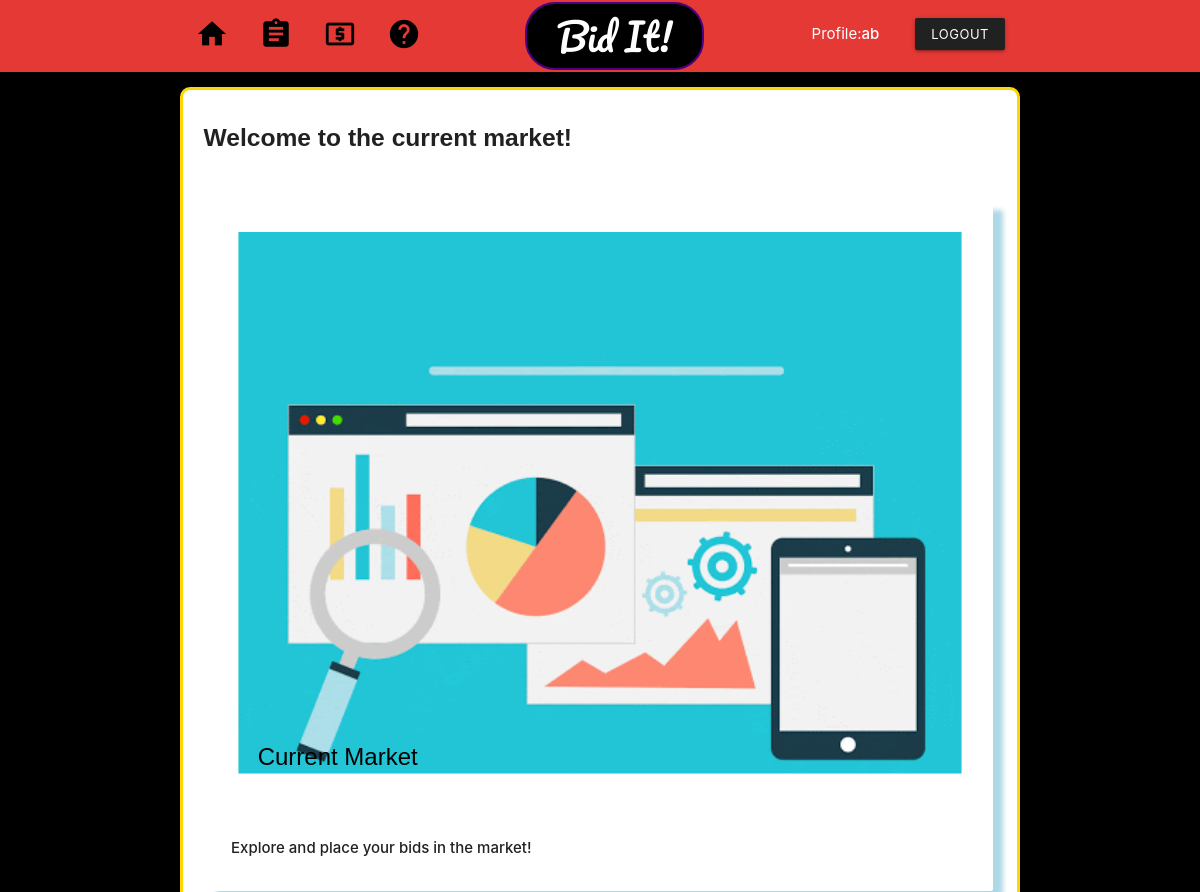
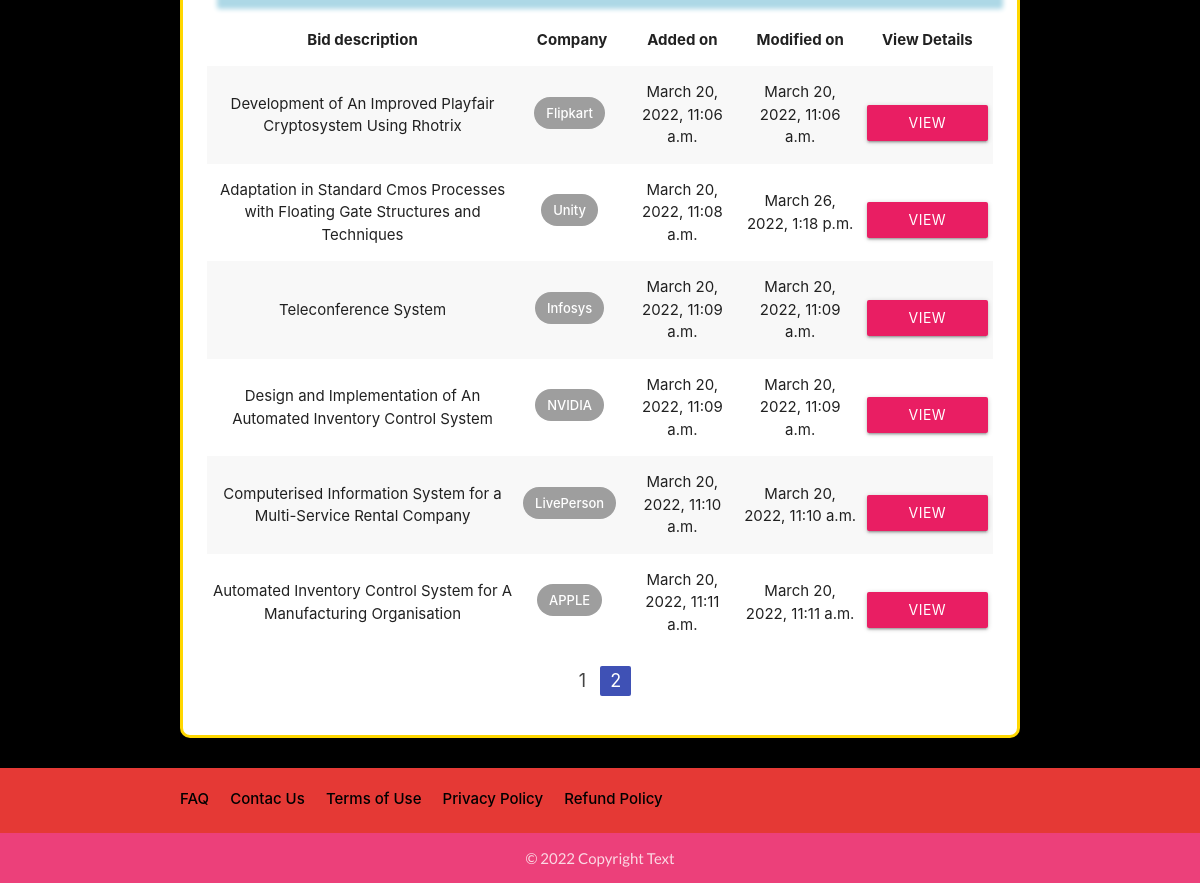
The page /marketplace/?page=2 (signed in) on the database its author committed (2 pictures, top to bottom).
### app/models.py (models this page shows, shortened)
class Placement(models.Model):
    placement_title = models.CharField(max_length=255)
    placement_slug = models.SlugField()
    placement_company = models.ForeignKey(Company, on_delete=models.CASCADE)
    placement_created = models.DateTimeField(auto_now_add=True)
    placement_modified = models.DateTimeField(auto_now=True)

class Company(models.Model):
    company_name = models.CharField(max_length=255)
    company_address = models.CharField(max_length=255)
    company_description = models.TextField(default="There is currently no description available for this company.")
    company_created = models.DateTimeField(auto_now_add=True)
    company_modified = models.DateTimeField(auto_now=True)
    def __str__(self):
        return self.company_name

### app/views.py (the view)
# urls.py: path('marketplace/', views.placements, name='placements'),
@login_required
def placements(request):
    all_placements = Placement.objects.all()
    paginator = Paginator(all_placements, 18)
    page = request.GET.get('page')
    placements = paginator.get_page(page)
    context = {'placements': placements}
    return render(request, 'placements.html', context)

### templates/placements.html (shortened to what this page needs)
{% extends 'base.html' %}
{% block content %}
{% include 'nav.html' %}
{% load static %}
<section class="section">
    <section class="container">
        <div class="card " style="border: 3px solid gold; border-radius: 10px;">
            <br>
            <h5>&nbsp;&nbsp;  Welcome to the current market!</h5>
            <div class="card-content">
                <div class="col s12 m7">
                    <div  class="card" style="box-shadow: 10px 10px 5px lightblue;">
                        <div class="card-image">
                            <img  src="{% static 'graph2.gif' %}">
                            <span class="card-title" style="font-family: Impact, Haettenschweiler, 'Arial Narrow Bold', sans-serif; color: black;">&nbsp; &nbsp;&nbsp;Current Market</span>
                        </div>
                        <div class="card-content">
                            <p><strong>Explore and place your bids in the market!</strong></p>
                        </div>
                    </div>
                </div>
                <table class="striped centered responsive-table">
                    <thead>
                        <tr>
                            <th>Bid description</th>
                            <th>Company</th>
                            <th>Added on</th>
                            <th>Modified on</th>
                            <th>View Details</th>
                        </tr>
                    </thead>
                    <tbody>
                        {%for p in placements %}
                        <tr>
                            <td>{{ p.placement_title }}</td>
                            <td><span class="chip grey white-text">{{ p.placement_company }}</span></td>
                            <td>{{ p.placement_created }}</td>
                            <td>{{ p.placement_modified }}</td>
                            <td><a data-position="right" data-tooltip="Info about bid" href="{% url 'app:placement-detail' p.placement_slug %}" style="margin-top: 1rem;"
                                    class="btn tooltipped btn pink waves-effect waves-orange">View Details<i class="material-icons right">visibility</i></a></td>
                        </tr>
                        {% endfor %}
                    </tbody>
                </table>
                <ul class="pagination center">
                    {% if placements.has_previous %}
                    <li class="waves-effect"><a
                            href="?page={{placements.previous_page_number}}">{{ placements.previous_page_number}}</a>
                    </li>
                    {% endif %}
                    <li class="active indigo"><a href="#!">{{placements.number}}</a></li>
                </ul>
            </div>
        </div>
    </section>
</section>
{% include 'footer.html' %}
{% endblock content %}

### templates/nav.html (shortened to what this page needs)
<nav  >
    <div class="nav-wrapper red darken-1 " style="padding-bottom: 70px; padding-top:2px;">
        <div class="center-align" style="padding-right: 150px;">
            <a style="color:white; font-family: 'Pacifico', cursive; font-size: 250%; background-color: black; border-radius: 30px; border: 2px indigo solid;;" href="" class="brand-logo">&nbsp;&nbsp; Bid It! &nbsp;&nbsp;</a>
        </div>
        <div class="container">
            <ul class="left hide-on-med-and-down">
                <li><a href="{% url 'app:home' %}"><i class="material-icons" style="color:black;font-size: 34px;">home</i></a></li>
                <li><a href="{% url 'app:bid-summary' %}"><i class="material-icons"
                            style="color:black;font-size: 34px;">assignment</i></a></li>
                <li><a href="{% url 'app:placements' %}"><i class="material-icons" style="color:black;font-size: 34px;">local_atm</i></a>
                </li>
                <li><a href="{% url 'app:about' %}"><i class="material-icons" style="color:black;font-size: 34px;">help</i></a></li>
            </ul>
            <ul class="right hide-on-med-and-down">
                {% if user.is_authenticated %}
                <li> Profile:<strong>{{ user.username }}</strong> &nbsp;&nbsp;&nbsp;&nbsp;</li>
                <li><a class="btn-small  waves-orange waves-effect grey darken-4" href="{% url 'app:logout' %}">Logout</a>
                </li>
                {% endif %}
            </ul>
        </div>
    </div>
</nav>

### templates/base.html (style rules this page uses)
p { margin-top: 0.5rem !important; margin-bottom: 0.5rem!important; }
img { margin-top: 1em; padding: 4%; }
h1, h2, h3, h4, h5, h6 { margin-top: .5em !important; font-family: 'Nunito', sans-serif; font-weight: bold; }
body { display: flex; min-height: 100vh; flex-direction: column; }

### rows shown on the page
Placement: placement_title "Development of An Improved Playfair Cryptosystem Using Rhotrix", placement_company "Flipkart", placement_created "March 20, 2022, 11:06 a.m.", placement_modified "March 20, 2022, 11:06 a.m."
Placement: placement_title "Adaptation in Standard Cmos Processes with Floating Gate Structures and Techniques", placement_company "Unity", placement_created "March 20, 2022, 11:08 a.m.", placement_modified "March 26, 2022, 1:18 p.m."
Placement: placement_title "Teleconference System", placement_company "Infosys", placement_created "March 20, 2022, 11:09 a.m.", placement_modified "March 20, 2022, 11:09 a.m."
Placement: placement_title "Design and Implementation of An Automated Inventory Control System", placement_company "NVIDIA", placement_created "March 20, 2022, 11:09 a.m.", placement_modified "March 20, 2022, 11:09 a.m."
Placement: placement_title "Computerised Information System for a Multi-Service Rental Company", placement_company "LivePerson", placement_created "March 20, 2022, 11:10 a.m.", placement_modified "March 20, 2022, 11:10 a.m."
Placement: placement_title "Automated Inventory Control System for A Manufacturing Organisation", placement_company "APPLE", placement_created "March 20, 2022, 11:11 a.m.", placement_modified "March 20, 2022, 11:11 a.m."

### other values the page prints
{{ user.username }} "ab"
{{ placements.previous_page_number }} "1"
{{ placements.number }} "2"
